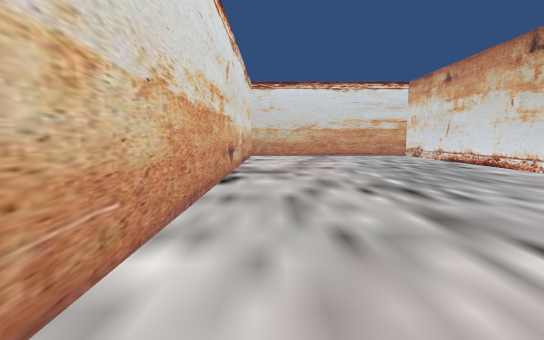
[1] (above)

17 first-person views from a walk through a 3-D level made in the Unity game engine. The camera is 1.4 m above the floor, tilts 6° down and sees 85° across. The floor is counted in squares, 2 m on a side. Each view is taken from the middle of a square. On the plan, view 1 faces up. The plan holds only what a view shows up to about 10 squares ahead; the rest is blank. The place goes on beyond the plan. The player is left out.

[2]
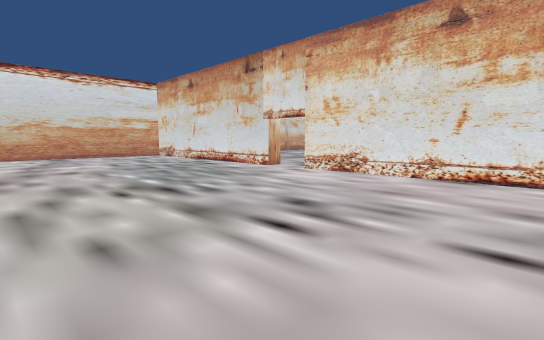

[3]
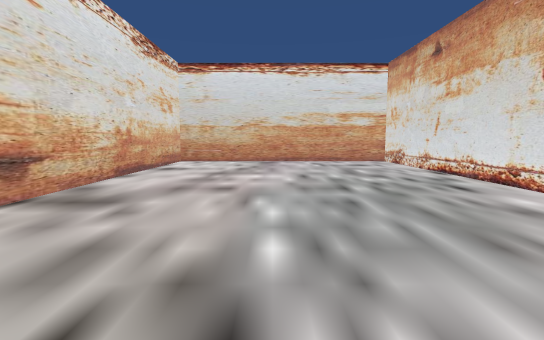

[4]
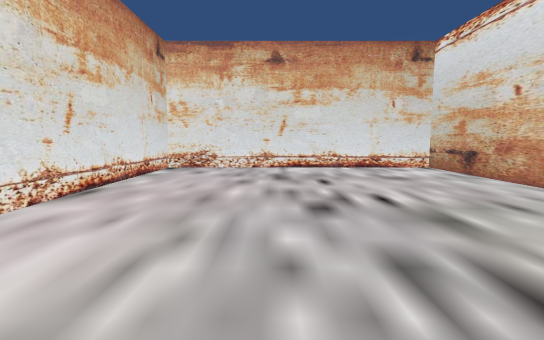

[5]
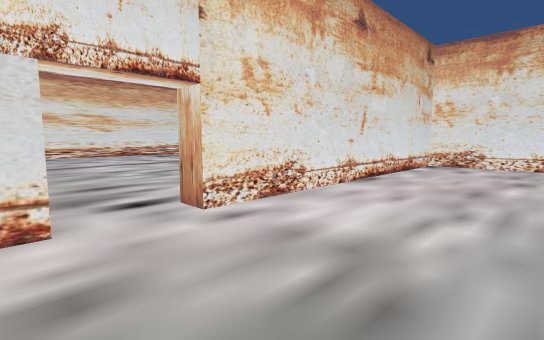

[6]
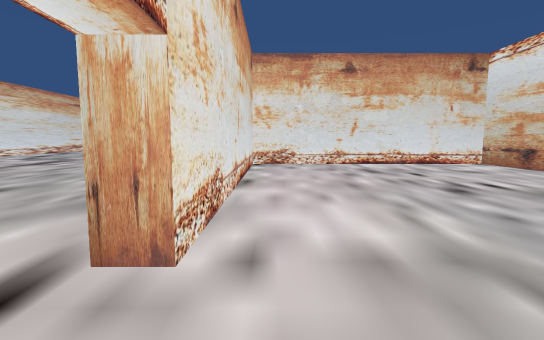

[7]
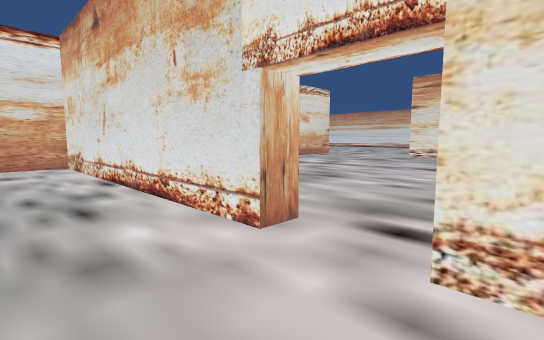

[8]
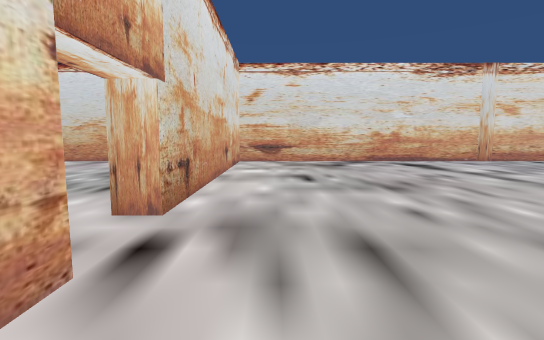

[9]
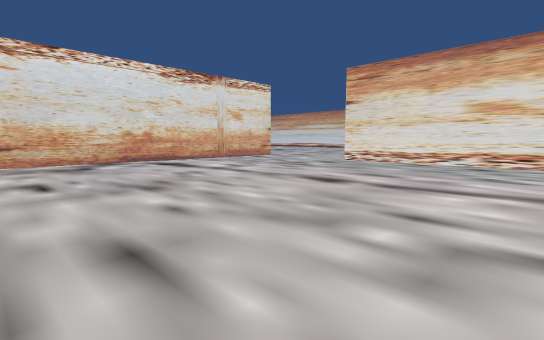

[10]
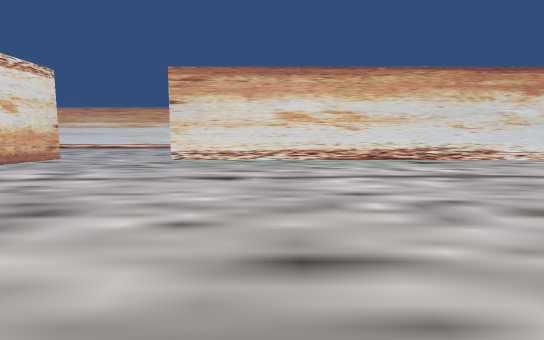

[11]
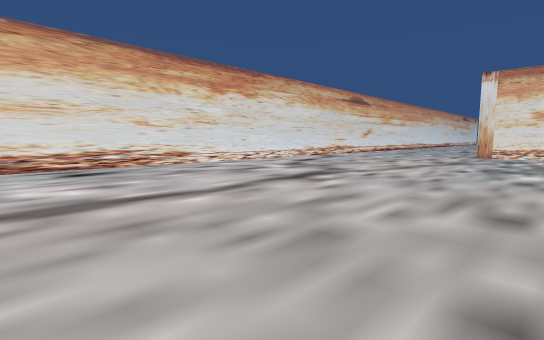

[12]
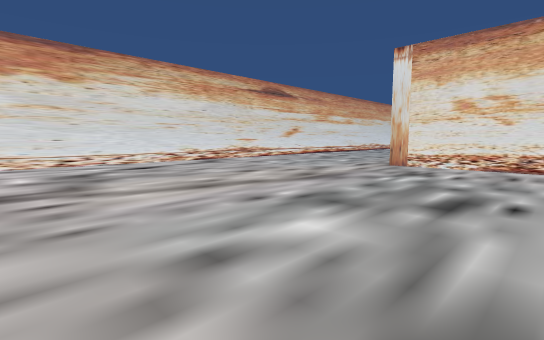

[13]
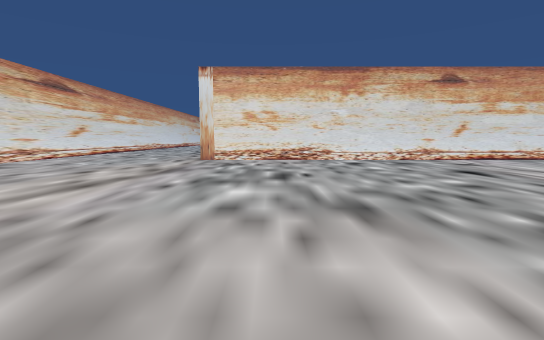

[14]
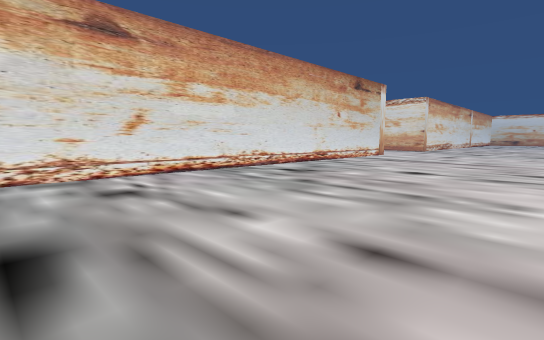

[15]
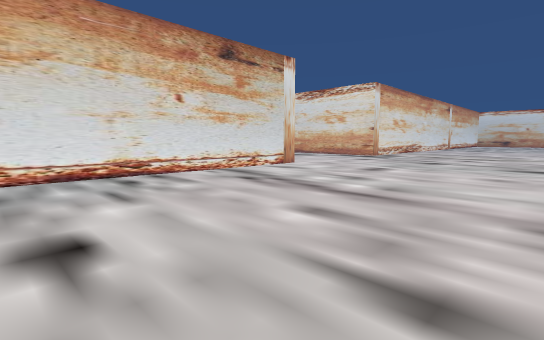

[16]
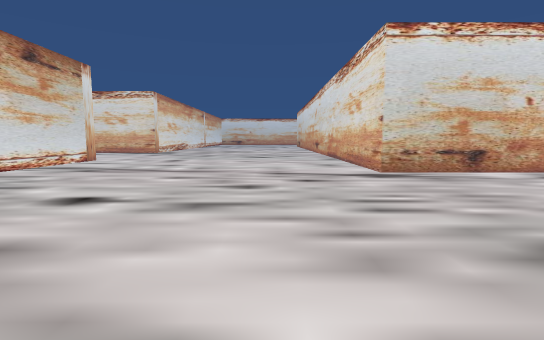

[17]
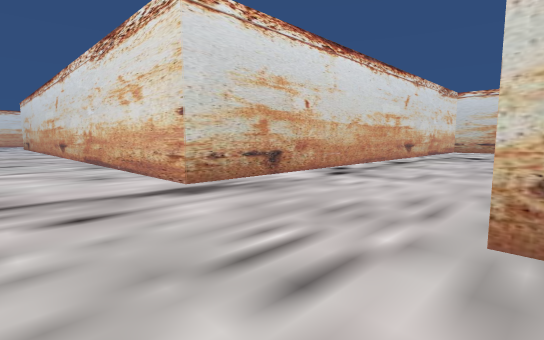

### Floor plan
Points are (right, up) in squares from view 1. A wall is a line through its corners. A room is listed if a view was taken in it or the views show most of it. See-through windows are left out.
Room 1 (views 1, 2, 3, 4, 5, 6, 7)
walls: (5.5, 5.7) (5.5, 12.3) (-0.9, 12.3) (-0.9, -2.3) (5.5, -2.3) (5.5, 4.4)
ways out: opening at (6, 5) to room 2
Room 2 (views 8, 9, 10, 11, 12, 13, 14, 15, 16, 17)
walls: (5.5, 4.4) (6, 4.4) (6, 4); (-5.1, 5.1) (-5.1, -2.7) (-13, -2.7); (15.8, -11.1) (15.8, 8.4); (-8.8, -10.8) (10.4, -10.8); (16.1, 12.3) (6, 12.3) (6, 5.7) (5.5, 5.7)
ways out: opening at (6, 5) to room 1

Positions as (right, up) in squares from view 1, and headings:
1: (0, 0), facing up
2: (0, 0), facing up-right
3: (2, 3), facing up
4: (3, 5), facing down
5: (3, 6), facing down-right
6: (5, 6), facing down
7: (4, 4), facing up-right
8: (7, 3), facing up
9: (7, 3), facing up-right
10: (6, 5), facing right
11: (8, 2), facing down-right
12: (7, -3), facing down-right
13: (8, -1), facing down
14: (4, -5), facing down-left
15: (-2, -5), facing down-left
16: (1, -5), facing left
17: (-1, -5), facing up-left
